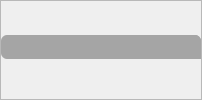
                         <widget class="QFrame" name="frame_5">
                          <property name="styleSheet">
                           <string notr="true"/>
                          </property>
                          <property name="frameShape">
                           <enum>QFrame::StyledPanel</enum>
                          </property>
                          <property name="frameShadow">
                           <enum>QFrame::Raised</enum>
                          </property>
                          <layout class="QVBoxLayout" name="verticalLayout_77">
                           <property name="spacing">
                            <number>0</number>
                           </property>
                           <property name="sizeConstraint">
                            <enum>QLayout::SetNoConstraint</enum>
                           </property>
                           <property name="leftMargin">
                            <number>0</number>
                           </property>
                           <property name="topMargin">
                            <number>0</number>
                           </property>
                           <property name="rightMargin">
                            <number>0</number>
                           </property>
                           <property name="bottomMargin">
                            <number>0</number>
                           </property>
                           <item>
                            <widget class="QCustomSlideMenu" name="widget_29" native="true">
                             <property name="sizePolicy">
                              <sizepolicy hsizetype="Preferred" vsizetype="Preferred">
                               <horstretch>0</horstretch>
                               <verstretch>0</verstretch>
                              </sizepolicy>
                             </property>
                             <property name="minimumSize">
                              <size>
                               <width>0</width>
                               <height>30</height>
                              </size>
                             </property>
                             <property name="maximumSize">
                              <size>
                               <width>16777215</width>
                               <height>30</height>
                              </size>
                             </property>
                             <property name="styleSheet">
                              <string notr="true"/>
                             </property>
                             <layout class="QVBoxLayout" name="verticalLayout_80">
                              <property name="spacing">
                               <number>0</number>
                              </property>
                              <property name="leftMargin">
                               <number>0</number>
                              </property>
                              <property name="topMargin">
                               <number>0</number>
                              </property>
                              <property name="rightMargin">
                               <number>0</number>
                              </property>
                              <property name="bottomMargin">
                               <number>6</number>
                              </property>
                              <item>
                               <widget class="QFrame" name="frame_26">
                                <property name="styleSheet">
                                 <string notr="true">background-color: rgb(165, 165, 165);
border-radius: 6px</string>
                                </property>
                                <property name="frameShape">
                                 <enum>QFrame::StyledPanel</enum>
                                </property>
                                <property name="frameShadow">
                                 <enum>QFrame::Raised</enum>
                                </property>
                                <layout class="QHBoxLayout" name="horizontalLayout_30">
                                 <property name="spacing">
                                  <number>0</number>
                                 </property>
                                 <property name="leftMargin">
                                  <number>3</number>
                                 </property>
                                 <property name="topMargin">
                                  <number>0</number>
                                 </property>
                                 <property name="rightMargin">
                                  <number>0</number>
                                 </property>
                                 <property name="bottomMargin">
                                  <number>0</number>
                                 </property>
                                 <item>
                                  <widget class="QLabel" name="label_23">
                                   <property name="minimumSize">
                                    <size>
                                     <width>20</width>
                                     <height>20</height>
                                    </size>
                                   </property>
                                   <property name="maximumSize">
                                    <size>
                                     <width>20</width>
                                     <height>20</height>
                                    </size>
                                   </property>
                                   <property name="text">
                                    <string/>
                                   </property>
                                   <property name="pixmap">
                                    <pixmap resource="resources_rc.qrc">:/icon/icons/search.svg</pixmap>
                                   </property>
                                   <property name="scaledContents">
                                    <bool>true</bool>
                                   </property>
                                  </widget>
                                 </item>
                                 <item>
                                  <widget class="CQLineEdit" name="lineEdit_5">
                                   <property name="sizePolicy">
                                    <sizepolicy hsizetype="Expanding" vsizetype="Preferred">
                                     <horstretch>0</horstretch>
                                     <verstretch>0</verstretch>
                                    </sizepolicy>
                                   </property>
                                   <property name="minimumSize">
                                    <size>
                                     <width>0</width>
                                     <height>30</height>
                                    </size>
                                   </property>
                                   <property name="maximumSize">
                                    <size>
                                     <width>16777215</width>
                                     <height>30</height>
                                    </size>
                                   </property>
                                   <property name="font">
                                    <font>
                                     <pointsize>13</pointsize>
                                    </font>
                                   </property>
                                   <property name="styleSheet">
                                    <string notr="true"/>
                                   </property>
                                   <property name="clearButtonEnabled">
                                    <bool>false</bool>
                                   </property>
                                  </widget>
                                 </item>
                                 <item>
                                  <widget class="QPushButton" name="backToStructureBtn">
                                   <property name="sizePolicy">
                                    <sizepolicy hsizetype="Minimum" vsizetype="Preferred">
                                     <horstretch>0</horstretch>
                                     <verstretch>0</verstretch>
                                    </sizepolicy>
                                   </property>
                                   <property name="minimumSize">
                                    <size>
                                     <width>20</width>
                                     <height>30</height>
                                    </size>
                                   </property>
                                   <property name="maximumSize">
                                    <size>
                                     <width>20</width>
                                     <height>30</height>
                                    </size>
                                   </property>
                                   <property name="styleSheet">
                                    <string notr="true">#backToStructureBtn:pressed {
	background-color: rgb(120, 120, 120);
	border-top-right-radius: 6px; border-bottom-right-radius: 6px;
	border-top-left-radius: 0px; border-bottom-left-radius: 0px;}</string>
                                   </property>
                                   <property name="text">
                                    <string/>
                                   </property>
                                   <property name="icon">
                                    <iconset resource="resources_rc.qrc">
                                     <normaloff>:/icon/icons/arrow-left.svg</normaloff>:/icon/icons/arrow-left.svg</iconset>
                                   </property>
                                   <property name="iconSize">
                                    <size>
                                     <width>20</width>
                                     <height>20</height>
                                    </size>
                                   </property>
                                  </widget>
                                 </item>
                                </layout>
                               </widget>
                              </item>
                             </layout>
                            </widget>
                           </item>
                          </layout>
                         </widget>
